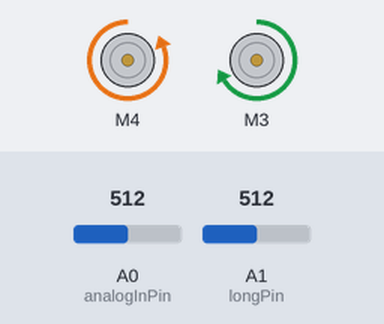
A sketch run on a simulated Arduino Uno, built with avr-gcc and run on an emulated ATmega328P. Parts: 2 × DC motor (green arrow = forward, orange = backward, longer = faster). The test bench sets the inputs (shaded band); at power-on: A1 (longPin) = 512, A0 (analogInPin) = 512.

Above: at 1.2 s.
1.3 s: A1 (longPin) set to 360
At 3.2 s:
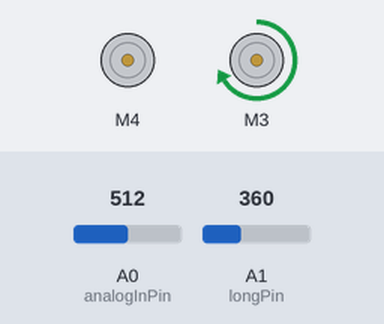
3.5 s: A0 (analogInPin) set to 459
5.0 s: A0 (analogInPin) set to 431
At 6.2 s:
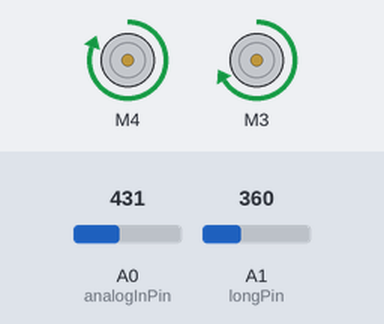
6.5 s: A0 (analogInPin) set to 398
8.0 s: A0 (analogInPin) set to 372
At 9.1 s:
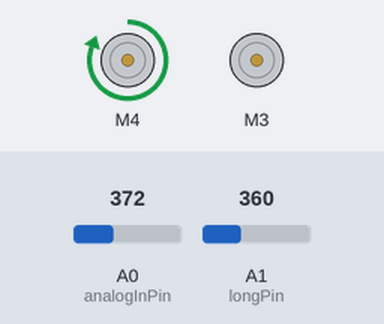
9.7 s: A0 (analogInPin) set to 425
At 10.6 s:
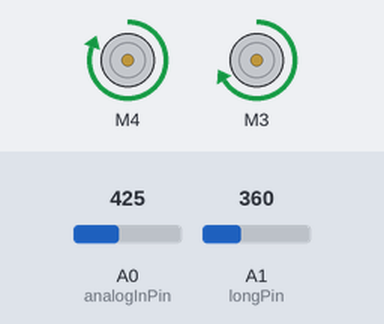
Timing chart, 0 to 12.2 s (numbered marks = the images above; inputs shaded):
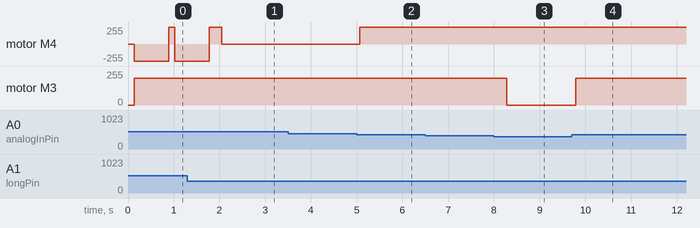

Measured:
- the behaviour switches between 445 and 444 on A0 (analogInPin) (found by bisection; images 1 and 2)
- the behaviour switches between 385 and 384 on A0 (analogInPin) (found by bisection; images 2 and 3)
- after the input at 3.5 s, every drawn part: stays the same
- after the input at 5.0 s, motor M4: stopped → forward 255/255 after 0.07 s
- after the input at 6.5 s, every drawn part: stays the same
- after the input at 8.0 s, motor M3: forward 200/255 → stopped after 0.28 s
- after the input at 9.7 s, motor M3: stopped → forward 200/255 after 0.09 s

The sketch:

WallFollowerCode.ino
```cpp
#include <AFMotor.h>
#include <SoftwareSerial.h>
#define SwitchPin_A 1   // switch A is connected to pin 1
#define SwitchPin_B 2   // switch B is connected to pin 2

const int rxPin = 13;
const int txPin = 13;
const int analogInPin = A0;  // Analog input pin that the SHORT range sensor is attached to
const int longPin = A1;  // Analog input pin that the LONG range sensor is attached to
int sensorValue = 0; //Short range sensor value
int longValue = 0; //Long range sensor value

int countR = 0;
int countL = 0;
int countS = 0;
int diff = 0;
int maxdiff = 30;

SoftwareSerial mySerial =  SoftwareSerial(rxPin,txPin);
AF_DCMotor right_motor(3, MOTOR12_64KHZ);// create motor #1 64 KHZ pwm
AF_DCMotor left_motor(4, MOTOR12_64KHZ); // create motor #2, 64KHz pwm

void setup() {
pinMode( txPin, OUTPUT);
mySerial.begin(9600); // initialize serial communications at 9600 bps:

left_motor.setSpeed(255); // Speeds are set differently to compensate for difference in motor power
right_motor.setSpeed(200);
}

int setpoint = 415; //Setpoint distance from the wall for the short range sensor

void loop(){

  sensorValue = analogRead(analogInPin);
  longValue = analogRead(longPin);

  // print the results to the serial monitor:
  mySerial.print("?x00?y0");     //Sets Cursor to x00,y0
  mySerial.print("Short = ");
  mySerial.print(sensorValue);
  mySerial.print("    ");
  mySerial.print("?x00?y1");     //Sets Cursor to x00,y0
  mySerial.print("Long = ");
  mySerial.print(longValue);
  mySerial.print("    ");

  diff = sensorValue - setpoint;

  if(longValue > 370) {
    countS++;
    if(countS > 2){
      right_motor.run(FORWARD);
      left_motor.run(BACKWARD);
      delay(750);
      countR = 0; countL = 0; countS = 0;
      left_motor.run(FORWARD);
    }
  }else if(diff < maxdiff && diff > -maxdiff){
    left_motor.run(FORWARD);
    right_motor.run(FORWARD);
    countR = 0; countL = 0;
  }else if(diff < -maxdiff) {
  countR++;
    if(countR > 5){
      right_motor.run(RELEASE);
      left_motor.run(FORWARD);
    }
  }else if(diff > maxdiff) {
    countL++;
    if(countL > 5){
      left_motor.run(RELEASE);
      right_motor.run(FORWARD);
    }
  }else {
    countR = 0; countL = 0; countS = 0;
  }

 // delay(2);
}
```
